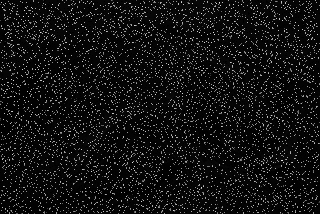
#> input picture inpainted_image_fixed.png, 320 x 214 px
$ python -i Nonlinear_diff.py   (imports and definitions only)
#> lines starting #> are read from the running program, lines starting #| are printed output that depends on the picture
import math
import skimage
import numpy as np
import scipy.signal
from skimage.util import random_noise

# Function to generate a mask with random noise
def generate_mask(image, noise_amount=0.2):
    """
    Generate a mask with random noise based on the input image.
    """
    noisy_image = random_noise(image, mode='s&p', amount=noise_amount)
    mask = noisy_image != image
    return mask

def nonlinearDiffusionFilter(image: np.ndarray, iterations=5, lamb=1.0, tau=0.125, image_seq=None):
    """
    Execute nonlinear isotropic smoothing filter on an image.
    The method is based on the 1990 paper by Perona and Malik.
    This smoothing method uses diffusion that preserves edges.
    """
    def computeUpdate(u: np.ndarray, g: np.ndarray):
        """
        Compute the update for the next iteration using spatial derivatives.
        """
        update = np.zeros(u.shape, dtype=float)
        u_padded = np.pad(u, pad_width=1, mode='constant')
        g_padded = np.pad(g, pad_width=1, mode='constant')

        for i in range(1, u_padded.shape[1]-1):
            for j in range(1, u_padded.shape[0]-1):
                g_pj = math.sqrt(g_padded[j, i+1] * g_padded[j, i])
                g_nj = math.sqrt(g_padded[j, i-1] * g_padded[j, i])
                g_ip = math.sqrt(g_padded[j+1, i] * g_padded[j, i])
                g_in = math.sqrt(g_padded[j-1, i] * g_padded[j, i])

                if i==u.shape[1]-2:
                    g_pj = 0
                if i==1:
                    g_nj = 0
                if j==u.shape[0]-2:
                    g_ip = 0
                if j==1:
                    g_in = 0

                ux0 =  g_pj * (u_padded[j, i+1] - u_padded[j, i])
                ux1 = -g_nj * (u_padded[j, i] - u_padded[j, i-1])
                uy0 =  g_ip * (u_padded[j+1, i] - u_padded[j, i])
                uy1 = -g_in * (u_padded[j, i] - u_padded[j-1, i])

                # Update is not padded, so subtract 1 from indices
                update[j-1, i-1] = ux0 + ux1 + uy0 + uy1

        return update

    def computeDiffusivity(u: np.ndarray, lamb: float):
        """
        Compute the nonlinear gradient-derived diffusivity.
        """
        shape = u.shape
        if len(shape) > 2 and shape[2] > 1:
            print("RGB to gray")
            u = skimage.color.rgb2gray(u)

        gradkernelx = 0.5 * np.array([[0.0, 0.0, 0.0],
                                      [-1.0, 0.0, 1.0],
                                      [0.0, 0.0, 0.0]])
        gradkernely = 0.5 * np.array([[0.0, -1.0, 0.0],
                                      [0.0, 0.0, 0.0],
                                      [0.0, 1.0, 0.0]])
        gradx = scipy.signal.convolve2d(u, gradkernelx, boundary='symm')
        grady = scipy.signal.convolve2d(u, gradkernely, boundary='symm')
        gradm2 = np.square(gradx) + np.square(grady)
        g = 1.0 / (np.sqrt((1.0 + gradm2) / (lamb*lamb)))
        return g

    u = np.copy(image)
    if len(u.shape) > 2 and u.shape[2] == 1:
        u = np.reshape(u, (u.shape[0], u.shape[1]))
    if image_seq is not None:
        image_seq.append(np.copy(u))

    for i in range(iterations):
        print(f"Iterations: {i+1}/{iterations}")
        g = computeDiffusivity(u, lamb)
        update = computeUpdate(u, g)
        u += tau * update
        if image_seq is not None:
            image_seq.append(np.copy(u))
    return u

>>> import cv2
>>> picture = cv2.cvtColor(cv2.imread('inpainted_image_fixed.png'), cv2.COLOR_BGR2RGB)
#> picture is the input picture: shape (214, 320, 3); min 0, max 255, mean 17.6
>>> result = nonlinearDiffusionFilter(picture)
#> the loop in nonlinearDiffusionFilter, `for i in range(iterations):` made 1 pass
#> pass 1, in computeDiffusivity, `gradx = scipy.signal.convolve2d(u, gradkernelx, boundary='symm')`:
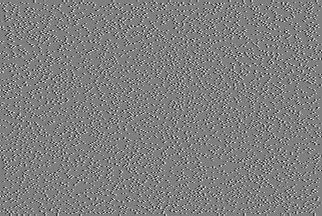
#> gradx: shape (216, 322) float64; min -0.498, max 0.498, mean 4.77e-05; drawn with min black and max white
#> pass 1, in computeDiffusivity, `grady = scipy.signal.convolve2d(u, gradkernely, boundary='symm')`:
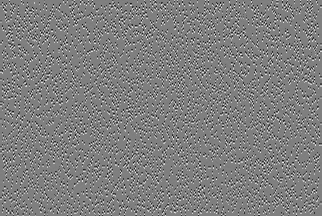
#> grady: shape (216, 322) float64; min -0.498, max 0.498, mean -4.96e-06; drawn with min black and max white
#> pass 1, in computeDiffusivity, `gradm2 = np.square(gradx) + np.square(grady)`:
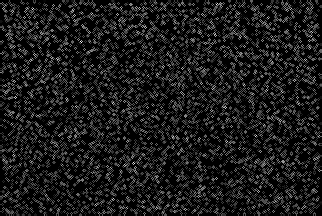
#> gradm2: shape (216, 322) float64; min 0, max 0.3, mean 0.0308; drawn with min black and max white
#> (the run stopped early here; a loop or call above may not have finished)
